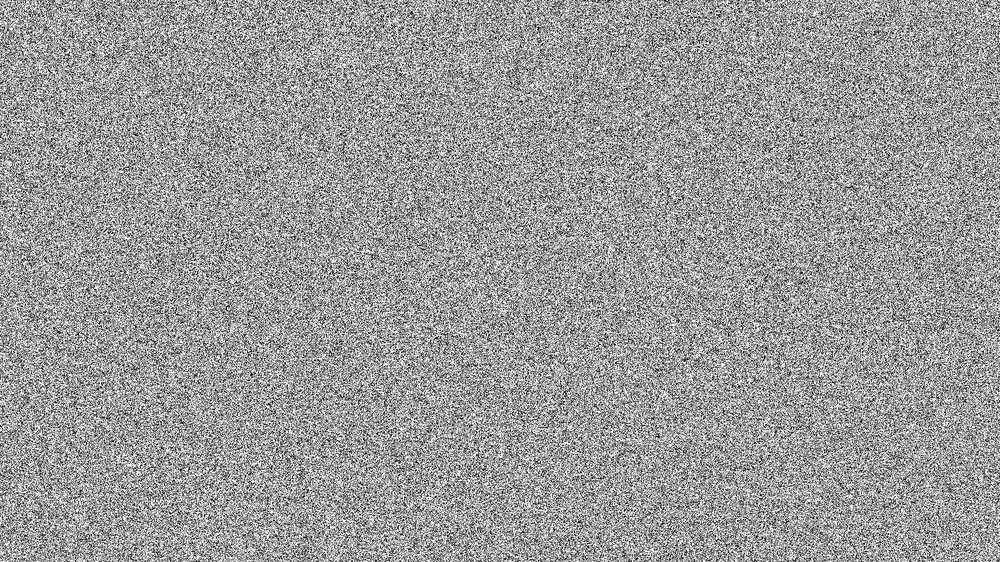
//> input picture Assets/Inicialimagen1080.jpg, 1000 x 562 px, shrunk from 1920 x 1080 before the run
$ ./lifeMp1 ../Assets/Inicialimagen1080.jpg 3   (built with g++ and OpenCV 4)
//> lines starting //> are read from the running program, lines starting //| are printed output that depends on the picture; after the words box and inside, x2 and y2 are one past the last pixel; in counts of white or black regions, pixels touching at a corner belong together
// Programa que implementa el algoritmo de aplicación de algunos filtros sobre una imagen
#include <iostream>
#include <opencv2/opencv.hpp>
#include <ctime>
#include <fstream>
#include <sys/time.h>
#include <unistd.h>
#include <omp.h>

using namespace cv;
using namespace std;

/* Prototipos de funciones */
void *inicializar(String nombre, int hilos);
int calcularVecino(Mat imagen, int i, int j);
Mat lectura_imagen(String nombre_imagen);
Mat iterar(Mat imagen, int hilos);
ofstream archivo;

/* definicion global del filtro a utilizar */
#define vida 0
#define muerte 255


int main(int argc, char **argv)
{
    /* orden argumentos nombre, numero filtro, numero hilos */
    inicializar(argv[1], atoi(argv[2]));
    //printf("HILOS # %i\n", atoi(argv[2]));
    return 0;

}

void *inicializar(String nombre, int hilo)
{
//> called with nombre = "../Assets/Inicialimagen1080.jpg", hilo = 3
    Mat imagen = lectura_imagen(nombre);
//> in lectura_imagen, imagen is the input picture: 562 rows x 1000 cols, CV_8UC3; min 0, max 255, mean 155.3

    int cols = imagen.cols;
//> cols = 1000
    int rows = imagen.rows;
//> rows = 562
    int espacio = cols / hilo;
//> espacio = 333
    omp_set_num_threads(hilo);
    #pragma omp parallel
    {
        int id = omp_get_thread_num();

        int nthreads = hilo;
        int inicio = id * espacio;
//> inicio = 0
        int fin = (id == hilo - 1) ? cols : inicio + espacio;
//> fin = 333

        for (int i = 0; i < rows; i++){
            for (int j = inicio; j < fin; j++){
                Vec3b color = (* (& imagen.at<Vec3b>(i, j)));
                color.val[0] = muerte;
                color.val[1] = muerte;
                color.val[2] = muerte;
                * (&(imagen.at<Vec3b>(i, j))) = color;
            }
    }
    }

    /* PRUEBA INICIAL CON UN PATRON DEFINIDO*/
    Vec3b color = imagen.at<Vec3b>(200+0, 200+0);
//> color = [255, 255, 255]
    color.val[0] = vida;
//> color = [0, 255, 255]
    color.val[1] = vida;
//> color = [0, 0, 255]
    color.val[2] = vida;
//> color = [0, 0, 0]
    imagen.at<Vec3b>(200+0, 200+0) = color;
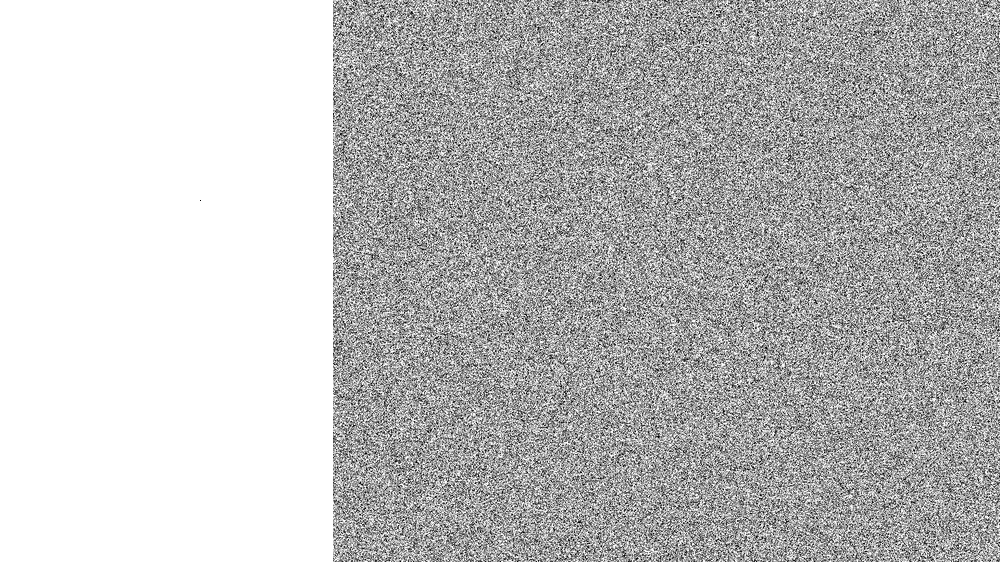
//> imagen: 562 rows x 1000 cols, CV_8UC3; min 0, max 255, mean 188.5
    imagen.at<Vec3b>(200+1, 200+0) = color;
//> imagen: 562 rows x 1000 cols, CV_8UC3; 1 pixels changed, all inside (x1, y1, x2, y2) = (200, 201, 201, 202)
    imagen.at<Vec3b>(200+4, 200+0) = color;
//> imagen: 562 rows x 1000 cols, CV_8UC3; min 0, max 255, mean 188.5

    imagen.at<Vec3b>(200+0, 200+1) = color;
//> imagen: 562 rows x 1000 cols, CV_8UC3; min 0, max 255, mean 188.5
    imagen.at<Vec3b>(200+3, 200+1) = color;
//> imagen: 562 rows x 1000 cols, CV_8UC3; min 0, max 255, mean 188.5

    imagen.at<Vec3b>(200+0, 200+2) = color;
//> imagen: 562 rows x 1000 cols, CV_8UC3; min 0, max 255, mean 188.5
    imagen.at<Vec3b>(200+3, 200+2) = color;
//> imagen: 562 rows x 1000 cols, CV_8UC3; min 0, max 255, mean 188.5
    imagen.at<Vec3b>(200+4, 200+2) = color;
//> imagen: 562 rows x 1000 cols, CV_8UC3; min 0, max 255, mean 188.5

    imagen.at<Vec3b>(200+2, 200+3) = color;
//> imagen: 562 rows x 1000 cols, CV_8UC3; min 0, max 255, mean 188.5

    imagen.at<Vec3b>(200+0, 200+4) = color;
//> imagen: 562 rows x 1000 cols, CV_8UC3; min 0, max 255, mean 188.5
    imagen.at<Vec3b>(200+2, 200+4) = color;
//> imagen: 562 rows x 1000 cols, CV_8UC3; min 0, max 255, mean 188.5
    imagen.at<Vec3b>(200+3, 200+4) = color;
//> imagen: 562 rows x 1000 cols, CV_8UC3; min 0, max 255, mean 188.5
    imagen.at<Vec3b>(200+4, 200+4) = color;
//> imagen: 562 rows x 1000 cols, CV_8UC3; min 0, max 255, mean 188.5

    imwrite("Inicial" + nombre, imagen);
    for (int k = 0; k < 200; k++){
        imagen = iterar(imagen, hilo );
        imwrite("Final" + nombre, imagen);
    }
//> this loop made 200 passes
//> pass 1, in inicializar, `imagen = iterar(imagen, hilo );`:
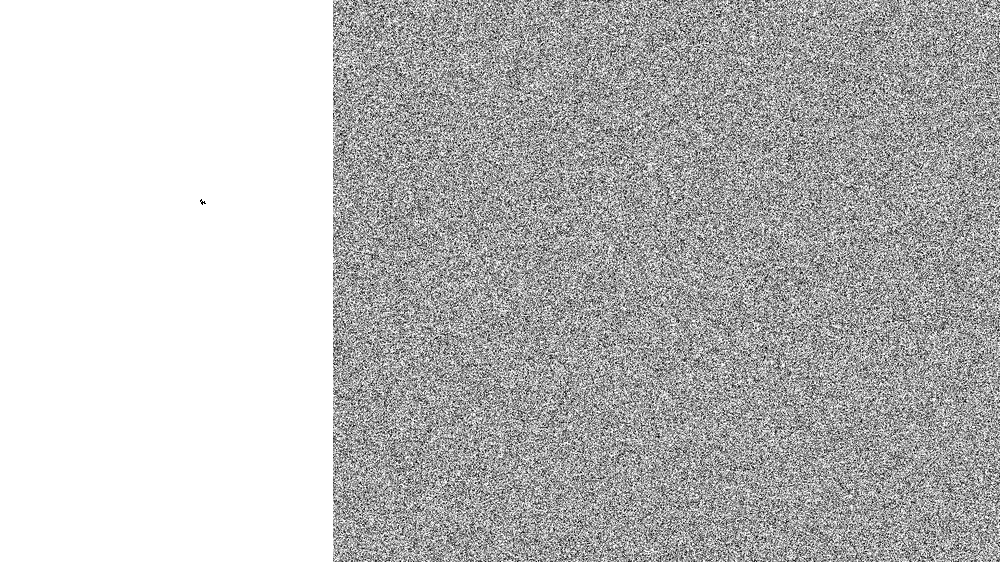
//> imagen: 562 rows x 1000 cols, CV_8UC3; min 0, max 255, mean 188.6
//> after the loop: imagen: 562 rows x 1000 cols, CV_8UC3; min 0, max 255, mean 188.6

    return 0;
}

int calcularVecino(Mat imagen, int i, int j){
    int aux = 0;

    for (int k = i-1; k < i+2; k++){
        for (int l = j-1; l < j+2; l++){
            if (!(k == i && j == l)){
                Vec3b color = (imagen).at<Vec3b>(k, l);
                int azul = (int)color.val[0];
                if (azul == vida){
                    aux += 1;
                }
            }
        }
    }
    return aux;
}

Mat iterar(Mat imagen, int hilos){
    int auxMatriz[imagen.rows][imagen.cols];

    for (int i = 1; i < imagen.rows-1; i++){
        for (int j = 1; j < imagen.cols-1; j++){
            auxMatriz[i][j] = calcularVecino(imagen, i,j);
        }
    }
// [8 lines of commented-out code are left out]


    for (int i = 1; i < imagen.rows-1; i++){
        for (int j = 1; j < imagen.cols-1; j++){
            Vec3b color = imagen.at<Vec3b>(i, j);
            int azul = (int)color.val[0];
            if (azul == muerte && auxMatriz[i][j] == 3){
                color.val[0] = vida;
                color.val[1] = vida;
                color.val[2] = vida;
            }else if (azul == vida && (auxMatriz[i][j] > 3 || auxMatriz[i][j] < 2)){
                color.val[0] = muerte;
                color.val[1] = muerte;
                color.val[2] = muerte;
            }
            imagen.at<Vec3b>(i, j) = color;
        }
    }


    return imagen;
}

/**** Procedimiento que lee la imagen ****/
Mat lectura_imagen(String nombre_imagen)
{
    /* Lectura de la imagen */
    Mat imagen = imread(nombre_imagen, 1);

    /* Manejo de error en caso de que no sea encontrada la imagen */
    if (imagen.empty())
    {
        cout << "Archivo de imagen "
             << "No encontrado" << endl;
        cin.get();
        return imagen;
    }
    return imagen;
}
